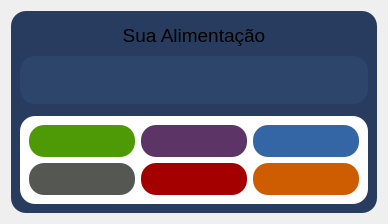
            <widget class="QWidget" name="PgAlimentar">
             <layout class="QVBoxLayout" name="verticalLayout_37">
              <item>
               <widget class="QFrame" name="frame_20">
                <property name="styleSheet">
                 <string notr="true">background-color: #273C5E;
border-radius:15px;</string>
                </property>
                <property name="frameShape">
                 <enum>QFrame::StyledPanel</enum>
                </property>
                <property name="frameShadow">
                 <enum>QFrame::Raised</enum>
                </property>
                <layout class="QVBoxLayout" name="verticalLayout_39">
                 <item>
                  <widget class="QLabel" name="label_17">
                   <property name="minimumSize">
                    <size>
                     <width>0</width>
                     <height>30</height>
                    </size>
                   </property>
                   <property name="maximumSize">
                    <size>
                     <width>16777215</width>
                     <height>30</height>
                    </size>
                   </property>
                   <property name="font">
                    <font>
                     <pointsize>14</pointsize>
                    </font>
                   </property>
                   <property name="text">
                    <string>Sua Alimentação</string>
                   </property>
                   <property name="alignment">
                    <set>Qt::AlignCenter</set>
                   </property>
                  </widget>
                 </item>
                 <item>
                  <widget class="QFrame" name="frame_26">
                   <property name="minimumSize">
                    <size>
                     <width>0</width>
                     <height>30</height>
                    </size>
                   </property>
                   <property name="maximumSize">
                    <size>
                     <width>16777215</width>
                     <height>50</height>
                    </size>
                   </property>
                   <property name="styleSheet">
                    <string notr="true">background-color: #2D456B;
border-radius:15px;</string>
                   </property>
                   <property name="frameShape">
                    <enum>QFrame::StyledPanel</enum>
                   </property>
                   <property name="frameShadow">
                    <enum>QFrame::Raised</enum>
                   </property>
                   <layout class="QHBoxLayout" name="horizontalLayout_9">
                    <item>
                     <widget class="QPushButton" name="btvoltaralimento">
                      <property name="minimumSize">
                       <size>
                        <width>0</width>
                        <height>30</height>
                       </size>
                      </property>
                      <property name="styleSheet">
                       <string notr="true">QPushButton:hover{
	background-color: #324D78;
   border-top-left-radus:15px
}</string>
                      </property>
                      <property name="text">
                       <string/>
                      </property>
                      <property name="icon">
                       <iconset>
                        <normaloff>Icons/voltar.png</normaloff>Icons/voltar.png</iconset>
                      </property>
                     </widget>
                    </item>
                    <item>
                     <widget class="QPushButton" name="btselecionaralimento">
                      <property name="minimumSize">
                       <size>
                        <width>0</width>
                        <height>30</height>
                       </size>
                      </property>
                      <property name="styleSheet">
                       <string notr="true">QPushButton:hover{
	background-color: #324D78;
   border-top-left-radus:15px
}</string>
                      </property>
                      <property name="text">
                       <string/>
                      </property>
                      <property name="icon">
                       <iconset>
                        <normaloff>Icons/Editar.png</normaloff>Icons/Editar.png</iconset>
                      </property>
                     </widget>
                    </item>
                    <item>
                     <widget class="QPushButton" name="btsalvaralimento">
                      <property name="minimumSize">
                       <size>
                        <width>0</width>
                        <height>30</height>
                       </size>
                      </property>
                      <property name="styleSheet">
                       <string notr="true">QPushButton:hover{
	background-color: #324D78;
   border-top-left-radus:15px
}</string>
                      </property>
                      <property name="text">
                       <string/>
                      </property>
                      <property name="icon">
                       <iconset>
                        <normaloff>Icons/Salvar.png</normaloff>Icons/Salvar.png</iconset>
                      </property>
                     </widget>
                    </item>
                   </layout>
                  </widget>
                 </item>
                 <item>
                  <widget class="QFrame" name="Menucomida">
                   <property name="minimumSize">
                    <size>
                     <width>0</width>
                     <height>0</height>
                    </size>
                   </property>
                   <property name="maximumSize">
                    <size>
                     <width>16777215</width>
                     <height>0</height>
                    </size>
                   </property>
                   <property name="frameShape">
                    <enum>QFrame::StyledPanel</enum>
                   </property>
                   <property name="frameShadow">
                    <enum>QFrame::Raised</enum>
                   </property>
                   <layout class="QHBoxLayout" name="horizontalLayout_12">
                    <item>
                     <widget class="QFrame" name="frame_22">
                      <property name="minimumSize">
                       <size>
                        <width>200</width>
                        <height>0</height>
                       </size>
                      </property>
                      <property name="maximumSize">
                       <size>
                        <width>16777215</width>
                        <height>16777215</height>
                       </size>
                      </property>
                      <property name="frameShape">
                       <enum>QFrame::StyledPanel</enum>
                      </property>
                      <property name="frameShadow">
                       <enum>QFrame::Raised</enum>
                      </property>
                      <layout class="QVBoxLayout" name="verticalLayout_47">
                       <item>
                        <widget class="QLabel" name="label_19">
                         <property name="text">
                          <string>Refeição</string>
                         </property>
                        </widget>
                       </item>
                       <item>
                        <widget class="QComboBox" name="comboBox_4">
                         <property name="styleSheet">
                          <string notr="true">background-color: rgb(211, 215, 207);
border-color: rgb(136, 138, 133);</string>
                         </property>
                        </widget>
                       </item>
                       <item>
                        <widget class="QLabel" name="label_21">
                         <property name="text">
                          <string>Horário</string>
                         </property>
                        </widget>
                       </item>
                       <item>
                        <widget class="QComboBox" name="comboBox_5">
                         <property name="styleSheet">
                          <string notr="true">background-color: rgb(211, 215, 207);
border-color: rgb(136, 138, 133);</string>
                         </property>
                        </widget>
                       </item>
                      </layout>
                     </widget>
                    </item>
                    <item>
                     <widget class="QFrame" name="frame_28">
                      <property name="frameShape">
                       <enum>QFrame::StyledPanel</enum>
                      </property>
                      <property name="frameShadow">
                       <enum>QFrame::Raised</enum>
                      </property>
                      <layout class="QVBoxLayout" name="verticalLayout_48">
                       <item>
                        <widget class="QLabel" name="label_28">
                         <property name="text">
                          <string>Preescrição</string>
                         </property>
                        </widget>
                       </item>
                       <item>
                        <widget class="QLineEdit" name="Alimentocomentario">
                         <property name="minimumSize">
                          <size>
                           <width>0</width>
                           <height>100</height>
                          </size>
                         </property>
                         <property name="styleSheet">
                          <string notr="true">border-radius:15px;
background-color: rgb(255, 255, 255);</string>
                         </property>
                        </widget>
                       </item>
                      </layout>
                     </widget>
                    </item>
                   </layout>
                  </widget>
                 </item>
                 <item>
                  <widget class="QFrame" name="FrameMetrixDieta">
                   <property name="minimumSize">
                    <size>
                     <width>0</width>
                     <height>0</height>
                    </size>
                   </property>
                   <property name="styleSheet">
                    <string notr="true">border-radius:15px;
background-color: rgb(255, 255, 255);</string>
                   </property>
                   <property name="frameShape">
                    <enum>QFrame::StyledPanel</enum>
                   </property>
                   <property name="frameShadow">
                    <enum>QFrame::Raised</enum>
                   </property>
                   <layout class="QGridLayout" name="gridLayout_2">
                    <item row="0" column="1">
                     <widget class="QFrame" name="frame_35">
                      <property name="styleSheet">
                       <string notr="true">background-color: rgb(92, 53, 102);</string>
                      </property>
                      <property name="frameShape">
                       <enum>QFrame::StyledPanel</enum>
                      </property>
                      <property name="frameShadow">
                       <enum>QFrame::Raised</enum>
                      </property>
                      <layout class="QVBoxLayout" name="verticalLayout_51">
                       <item>
                        <widget class="QLabel" name="Alimento3">
                         <property name="text">
                          <string/>
                         </property>
                        </widget>
                       </item>
                      </layout>
                     </widget>
                    </item>
                    <item row="0" column="0">
                     <widget class="QFrame" name="frame_29">
                      <property name="styleSheet">
                       <string notr="true">background-color: rgb(78, 154, 6);</string>
                      </property>
                      <property name="frameShape">
                       <enum>QFrame::StyledPanel</enum>
                      </property>
                      <property name="frameShadow">
                       <enum>QFrame::Raised</enum>
                      </property>
                      <layout class="QVBoxLayout" name="verticalLayout_50">
                       <item>
                        <widget class="QLabel" name="Alimento1">
                         <property name="text">
                          <string/>
                         </property>
                        </widget>
                       </item>
                      </layout>
                     </widget>
                    </item>
                    <item row="1" column="0">
                     <widget class="QFrame" name="frame_37">
                      <property name="styleSheet">
                       <string notr="true">background-color: rgb(85, 87, 83);</string>
                      </property>
                      <property name="frameShape">
                       <enum>QFrame::StyledPanel</enum>
                      </property>
                      <property name="frameShadow">
                       <enum>QFrame::Raised</enum>
                      </property>
                      <layout class="QVBoxLayout" name="verticalLayout_52">
                       <item>
                        <widget class="QLabel" name="Alimento2">
                         <property name="text">
                          <string/>
                         </property>
                        </widget>
                       </item>
                      </layout>
                     </widget>
                    </item>
                    <item row="1" column="2">
                     <widget class="QFrame" name="frame_39">
                      <property name="styleSheet">
                       <string notr="true">background-color: rgb(206, 92, 0);</string>
                      </property>
                      <property name="frameShape">
                       <enum>QFrame::StyledPanel</enum>
                      </property>
                      <property name="frameShadow">
                       <enum>QFrame::Raised</enum>
                      </property>
                      <layout class="QVBoxLayout" name="verticalLayout_55">
                       <item>
                        <widget class="QLabel" name="Alimento6">
                         <property name="text">
                          <string/>
                         </property>
                        </widget>
                       </item>
                      </layout>
                     </widget>
                    </item>
                    <item row="1" column="1">
                     <widget class="QFrame" name="frame_36">
                      <property name="styleSheet">
                       <string notr="true">background-color: rgb(164, 0, 0);</string>
                      </property>
                      <property name="frameShape">
                       <enum>QFrame::StyledPanel</enum>
                      </property>
                      <property name="frameShadow">
                       <enum>QFrame::Raised</enum>
                      </property>
                      <layout class="QVBoxLayout" name="verticalLayout_53">
                       <item>
                        <widget class="QLabel" name="Alimento4">
                         <property name="text">
                          <string/>
                         </property>
                        </widget>
                       </item>
                      </layout>
                     </widget>
                    </item>
                    <item row="0" column="2">
                     <widget class="QFrame" name="frame_38">
                      <property name="styleSheet">
                       <string notr="true">background-color: rgb(52, 101, 164);</string>
                      </property>
                      <property name="frameShape">
                       <enum>QFrame::StyledPanel</enum>
                      </property>
                      <property name="frameShadow">
                       <enum>QFrame::Raised</enum>
                      </property>
                      <layout class="QVBoxLayout" name="verticalLayout_54">
                       <item>
                        <widget class="QLabel" name="Alimento5">
                         <property name="text">
                          <string/>
                         </property>
                        </widget>
                       </item>
                      </layout>
                     </widget>
                    </item>
                   </layout>
                  </widget>
                 </item>
                </layout>
               </widget>
              </item>
             </layout>
            </widget>
